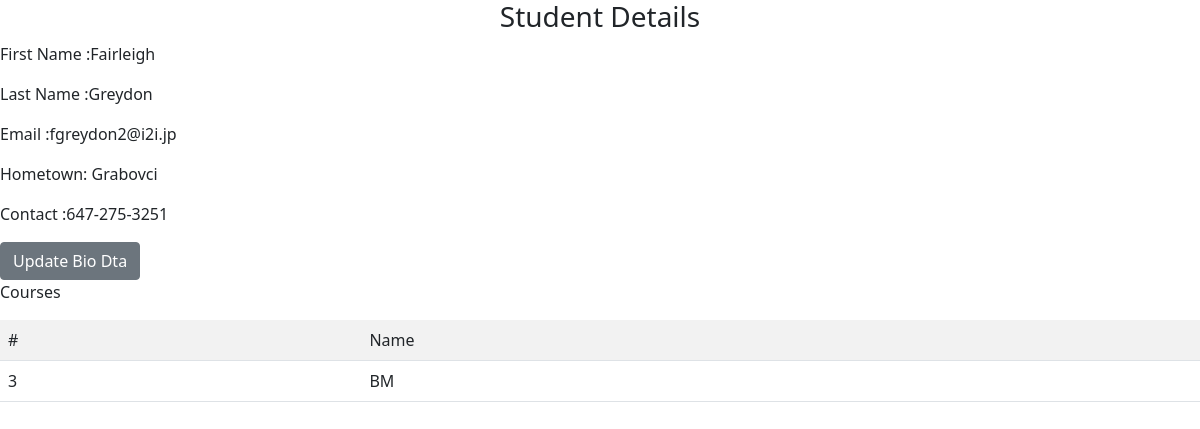
Screenshot of /student_details/3 (signed in) with the database file from the repository.
### model.py (models this page shows, shortened)
class Student(db.Model):
    __tablename__ = 'student'
    id = db.Column(db.Integer(), primary_key=True)
    first_name = db.Column(db.String())
    last_name = db.Column(db.String())
    email = db.Column(db.String())
    user_id = db.Column(db.Integer(), db.ForeignKey('users.id'))
    courses  = db.relationship('Course', secondary=student_course, back_populates='students')
    biodata = db.relationship('BioData', back_populates = 'student', uselist=False)
    user = db.relationship('User', back_populates = 'student', uselist=False)

class BioData(db.Model):
    __tablename__ = 'biodata'
    id = db.Column(db.Integer(), primary_key=True)
    hometown = db.Column(db.String())
    contact = db.Column(db.String())
    student_id = db.Column(db.Integer(), db.ForeignKey('student.id'))
    student = db.relationship('Student', back_populates = 'biodata', uselist=False)

class Course(db.Model):
    __tablename__ ='course'
    id =  db.Column(db.Integer(), primary_key=True)
    name = db.Column(db.String())
    students  = db.relationship('Student', secondary=student_course, back_populates='courses')

### app.py (the view)
@app.route('/student_details/<int:id>')
@allow('student')
def student_details(id):
    student = Student.query.filter_by(id=id).first()
    return render_template('student-details.html',student=student)

### app.py (called while the page is built)
def allow(*role):
    def wrapper(fn):
        @wraps(fn)
        def decorator(*args, **kwargs):
            if current_user.role == role[0]:
                return fn(*args,**kwargs)
            else:
                return render_template('forbidden.html')
        return decorator
    return wrapper

@login_manager.user_loader
def load_user(user_id):
    return User.query.filter_by(id=user_id).first()

### templates/student-details.html
{% extends 'base.html' %}
{% block main %}
<h3 class="text-center">Student Details</h3>
<p> First Name :{{student.first_name}}</p>
<p> Last Name :{{student.last_name}}</p>
<p> Email :{{student.email}}</p>
<p>Hometown: {{student.biodata.hometown}}</p>
<p>Contact :{{student.biodata.contact}}</p>
<a href="{{url_for("update_bio_data", id=student.biodata.id)}}" class="btn btn-secondary"> Update Bio Dta</a>
{% if student.courses %}
<p>Courses</p>
<table class="table table-striped">
    <tr>
        <td>#</td>
        <td>Name</td>
    </tr>
    {% for course in student.courses  %}
    <tr>
        <td>{{course.id}}</td>
        <td>{{course.name}}</td>
    </tr>
    {% endfor %}
</table>
{% else %}
<p>Student Has not Nrolled for any course</p>
{% endif %}
{% endblock main %}

### rows the page displays
Student: first_name "Fairleigh", last_name "Greydon", email "fgreydon2@i2i.jp"
BioData: biodata.hometown "Grabovci", biodata.contact "647-275-3251"
Course: id "3", name "BM"
